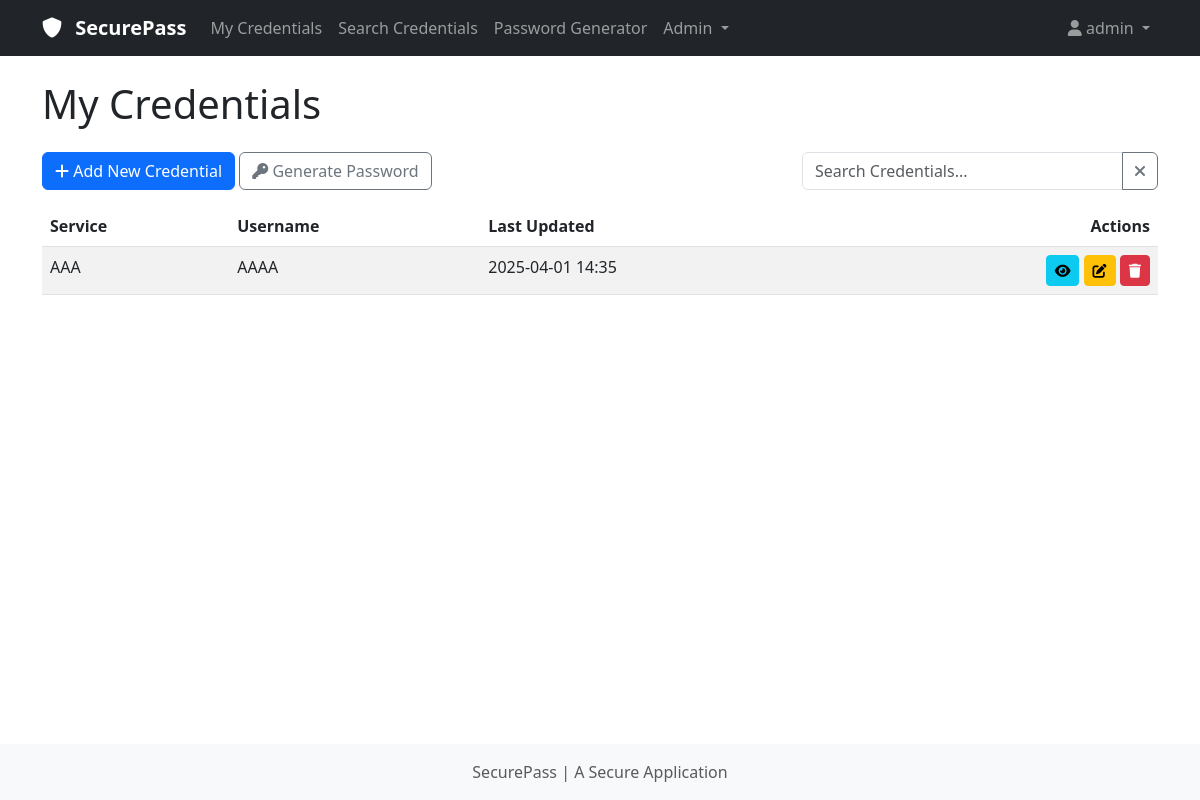
Page / (signed in) on the earlier database version.
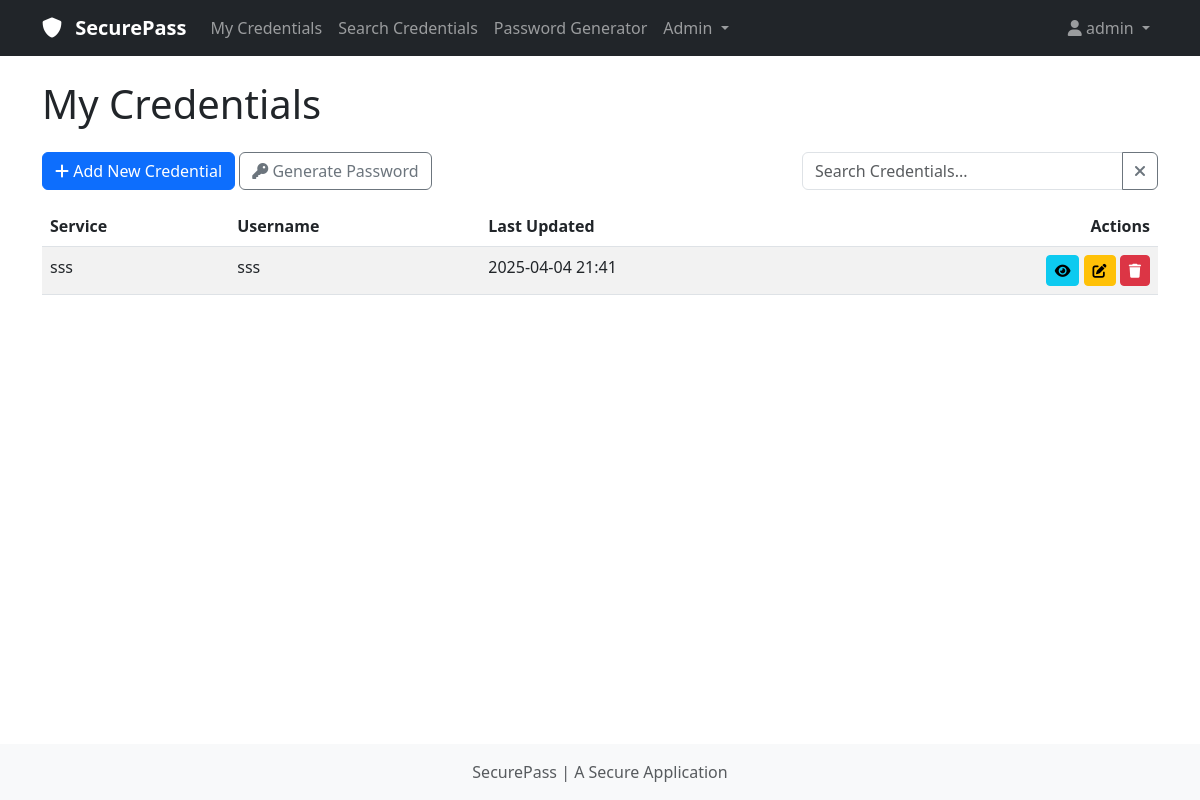
Same page on the later database version.
### app/models.py (models this page shows, shortened)
class User(UserMixin, db.Model):
    __tablename__ = 'users'
    id = db.Column(db.Integer, primary_key=True)
    username = db.Column(db.String(64), index=True, unique=True)
    password_hash = db.Column(db.String(128), nullable=False)
    salt = db.Column(db.String(128), nullable=False)
    encryption_key = db.Column(db.String(128), nullable=False)
    created_at = db.Column(db.DateTime, default=datetime.utcnow)
    last_login = db.Column(db.DateTime, nullable=True)
    is_admin = db.Column(db.Boolean, default=False)
    credentials = db.relationship('Credential', backref='user', lazy='dynamic', cascade='all, delete-orphan')
    logs = db.relationship('Log', backref='user', lazy='dynamic')
    auth_token = db.Column(db.String(64),nullable=True)
    auth_token_expiry = db.Column(db.DateTime, nullable=True)

class Credential(db.Model):
    __tablename__ = 'credentials'
    id = db.Column(db.Integer, primary_key=True)
    user_id = db.Column(db.Integer, db.ForeignKey('users.id'), nullable=False)
    service_name = db.Column(db.String(128), nullable=False)
    username = db.Column(db.String(128), nullable=False)
    encrypted_password = db.Column(db.Text, nullable=True)
    iv = db.Column(db.String(128), nullable=False) # initialisation vector for encryption
    created_at = db.Column(db.DateTime, default=datetime.utcnow)
    updated_at = db.Column(db.DateTime, default=datetime.utcnow, onupdate=datetime.utcnow)

### app/routes/credentials.py (the view)
@credentials_bp.route('/')
@login_required
def list():
    credentials = Credential.query.filter_by(user_id=current_user.id).all()
    return render_template('credentials/list.html',
                           title='My Credentials',
                           credentials=credentials)

### app/models.py (called while the page is built)
@login_manager.user_loader
def load_user(user_id):
    return User.query.get(int(user_id))

### app/templates/credentials/list.html (shortened to what this page needs)
{% extends "base.html" %}
{% block content %}
<div class="row mb-3">
    <div class="col">
        <a href="{{ url_for('credentials.add') }}" class="btn btn-primary">
            <i class="fas fa-plus"></i> Add New Credential
        </a>
        <a href="{{ url_for('generator.index') }}" class="btn btn-outline-secondary">
            <i class="fas fa-key"></i> Generate Password
        </a>
    </div>
    <div class="col-md-4">
        <div class="input-group">
            <input type="text" id="searchInput" class="form-control" placeholder="Search Credentials...">
            <button class="btn btn-outline-secondary" type="button" id="clearSearch">
                <i class="fas fa-times"></i>
            </button>
        </div>
    </div>
</div>
{% if credentials %}
<div class="table-responsive">
    <table class="table table-striped table-hover">
        <thead>
            <tr>
                <th>Service</th>
                <th>Username</th>
                <th>Last Updated</th>
                <th class="text-end">Actions</th>
            </tr>
        </thead>
        <tbody id="credentialsTable">
            {% for credential in credentials %}
            <tr>
                <td>{{ credential.service_name }}</td>
                <td>{{ credential.username }}</td>
                <td>{{ credential.updated_at.strftime('%Y-%m-%d %H:%M') }}</td>
                <td class="text-end">
                    <a href="{{ url_for('credentials.view', id=credential.id) }}" class="btn btn-sm btn-info">
                        <i class="fas fa-eye"></i>
                    </a>
                    <a href="{{ url_for('credentials.edit', id=credential.id) }}" class="btn btn-sm btn-warning">
                        <i class="fas fa-edit"></i>
                    </a>
                    <button type="button" class="btn btn-sm btn-danger" data-bs-toggle="modal" data-bs-target="#deleteModal{{ credential.id }}">
                        <i class="fas fa-trash"></i>
                    </button>
                    </div>
        {% endfor %}
</div>
{% else %}
<div class="alert alert-info">
    <p>You don't have any saved credentials yet</p>
    <a href="{{ url_for('credentials.add') }}" class="btn btn-primary">Add Your First Credential </a>
</div>
{% endif %}
{% endblock %}

### app/templates/base.html (shortened to what this page needs)
<!DOCTYPE html>
<html lang="en">
<head>
    <link href="https://cdn.jsdelivr.net/npm/bootstrap@5.3.0-alpha1/dist/css/bootstrap.min.css" rel="stylesheet">
    <link rel="stylesheet" href="https://cdnjs.cloudflare.com/ajax/libs/font-awesome/6.0.0/css/all.min.css">
    <link rel="stylesheet" href="{{ url_for('static', filename='css/styles.css') }}">
</head>
<body>
    <nav class="navbar navbar-expand-lg navbar-dark bg-dark">
        <div class="container">
            <a class="navbar-brand" href="{{ url_for('credentials.list') }}">
                <i class="fas fa-shield-alt"></i> SecurePass
            </a>
            <div class="collapse navbar-collapse" id="navbarNav">
                <ul class="navbar-nav me-auto">
                    {%  if current_user.is_authenticated %}
                    <li class="nav-item">
                        <a class="nav-link" href="{{ url_for('credentials.list') }}">My Credentials</a>
                    </li>
                    <li class="nav-item">
                        <a class="nav-link" href="{{ url_for('credentials.search') }}">Search Credentials</a>
                    </li>
                    <li class="nav-item">
                        <a class="nav-link" href="{{ url_for('generator.index') }}">Password Generator</a>
                    </li>
                    {% if current_user.is_admin %}
                    <li class="nav-item dropdown">
                        <a class="nav-link dropdown-toggle" href="#" id="adminDropdown" role="button" data-bs-toggle="dropdown" aria-expanded="false">
                            Admin
                        </a>
                    </li>
                    {% endif %}
                    {% endif %}
                </ul>
                <ul class="navbar-nav">
                    {%  if current_user.is_authenticated %}
                    <li class="nav-item dropdown">
                        <a class="nav-link dropdown-toggle" href="#" id="userDropdown" role="button" data-bs-toggle="dropdown" aria-expanded="false">
                            <i class="fas fa-user"></i> {{ current_user.username }}
                        </a>
                    </li>
                    {% endif %}
                </ul>
            </div>
        </div>
    </nav>
    <div class="container mt-4">
        <h1 class="mb-4">{{ title }}</h1>
        {% block content %}{% endblock %}
    <footer class="footer mt-auto py-3 bg-light">
        <div class="container text-center">
            <span class="text-muted">SecurePass | A Secure Application </span>
        </div>
    </footer>
</body>
</html>

### app/static/css/styles.css (style rules this page uses)
body { min-height: 100vh; display: flex; flex-direction: column; }
.footer { margin-top: auto; }
.navbar-brand { font-weight: bold; }
.navbar-brand i { margin-right: 0.5rem; }

Differences in the rows shown:
removed Credential: service_name "AAA", username "AAAA", updated_at "2025-04-01 14:35"
added Credential: service_name "sss", username "sss", updated_at "2025-04-04 21:41"
